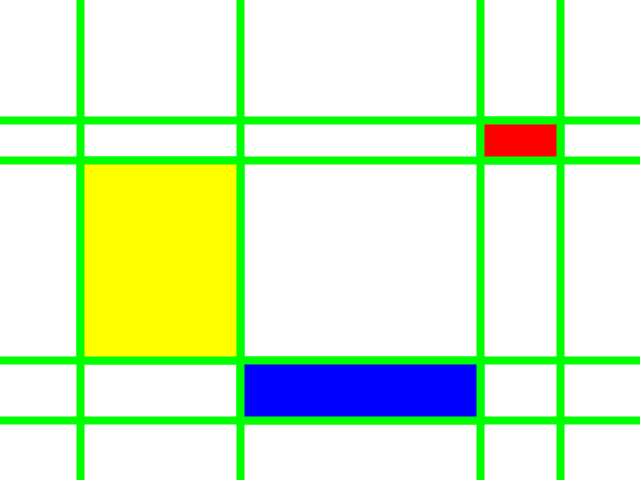
Frame 1 (no input)
Frame 60 (the mouse pressed at the canvas centre just before this capture): identical to frame 1, image omitted
Frame 120 (the mouse held since frame 60 and released just before this capture): identical to frame 1, image omitted

The Processing sketch that drew this single still picture (run headless with seeded random() and noise(); from frame 60 on, the mouse is pressed at the canvas centre):

// Processing sketch: Mondrian_1_RYBGrid
// ── Mondrian_1_RYBGrid.pde

void setup()
{
  size(640,480);
}

void draw()
{
  background(255);
  
  float xmin = 0;
  float xmax = width;
  float ymin = 0;
  float ymax = height;
  
  // set line color
  strokeWeight(8);
  stroke(0,255,0);
  // draw grid
  // draw vertical lines
  line(80,ymin,80,ymax);
  line(240,ymin,240,ymax);
  line(480,ymin,480,ymax);
  line(560,ymin,560,ymax);
  // draw horizontal lines
  line(xmin,120,xmax,120);
  line(xmin,160,xmax,160);
  line(xmin,360,xmax,360);
  line(xmin,420,xmax,420);
  
  // draw 3 filled rectangles
  fill(255,0,0);
  rect(480,120,80,40);
  fill(255,255,0);
  rect(80,160,160,200);
  fill(0,0,255);
  rect(240.5f,360,240,60);
    
}
